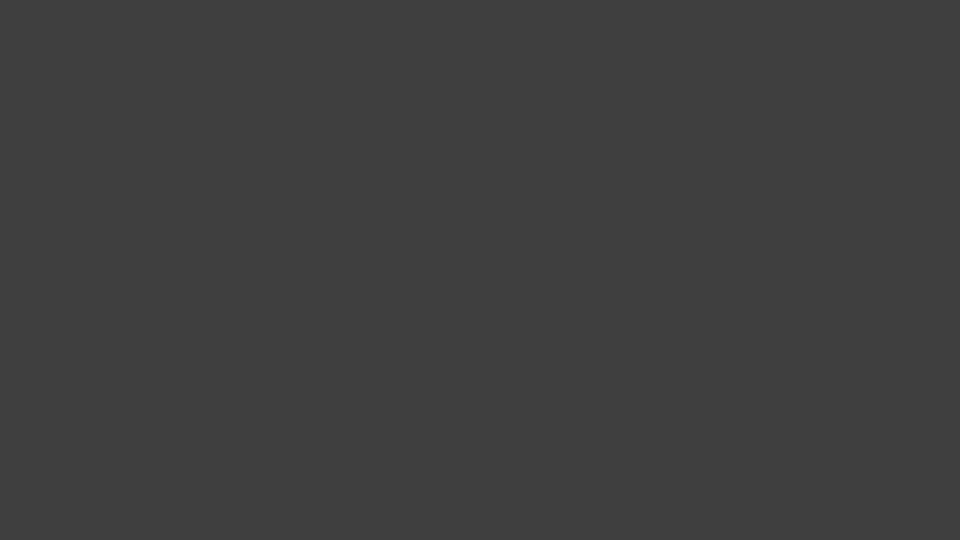
Frame 1 (no input)
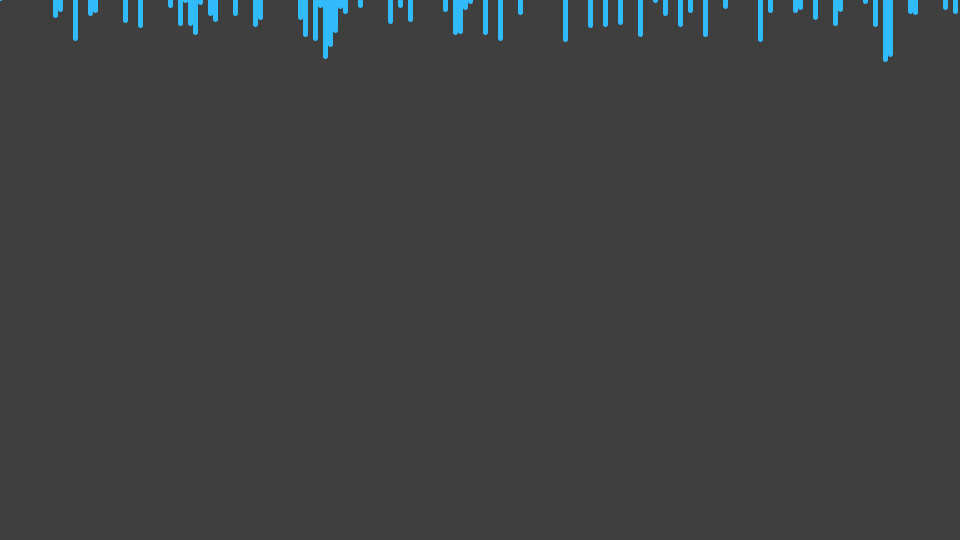
Frame 60 (the mouse pressed at the canvas centre just before this capture)
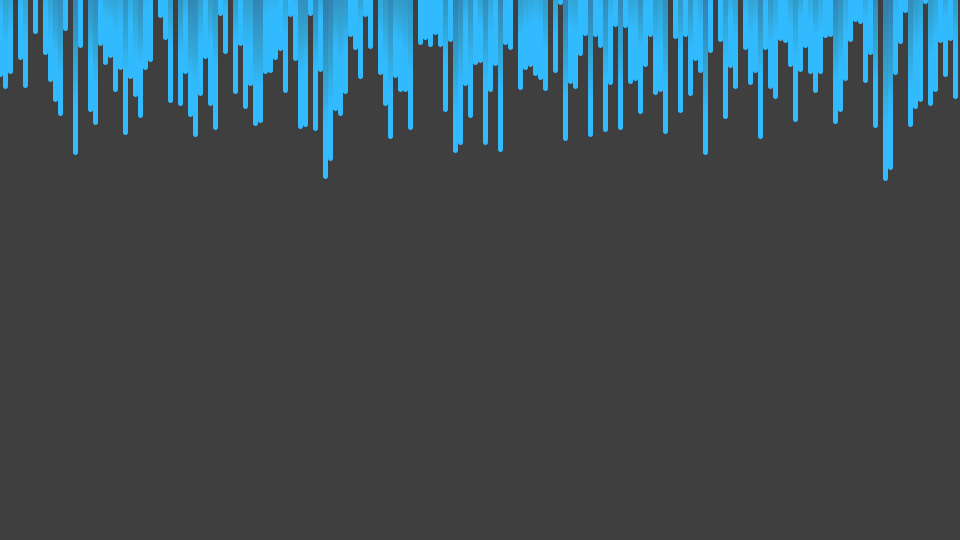
Frame 120 (the mouse held since frame 60 and released just before this capture)

The Processing sketch that drew these frames (run headless with seeded random() and noise(); from frame 60 on, the mouse is pressed at the canvas centre):

// Processing sketch: sketch_xxx_Rain
// ── sketch_xxx_Rain.pde
ArrayList<Rain> rains = new ArrayList<Rain>();
float grid = 5;
// setup関数 : 初回1度だけ実行される
void setup() {
  size(960, 540); // ウィンドウサイズを960px,540pxに
  colorMode(HSB, 360, 100, 100); // HSBでの色指定にする
  smooth(); // 描画を滑らかに
  for (float x = 0; x < width; x += grid) {
    float y = random(-200, -100);
    Rain r = new Rain(x, y);
    rains.add(r);
  }
  background(0, 0, 25);
}

// draw関数 : setup関数実行後繰り返し実行される
void draw() {
  noStroke();
  fill(0, 0, 25, 3);
  rect(0, 0, width, height);
  for (Rain r : rains) {
    r.update();
    r.draw();
  }
}

class Rain {
  float x, y;
  float speed;
  float len;
  Rain(float _x, float _y) {
    x = _x;
    y = _y;
    speed = random(1, 2);
    len = random(30, 60);
  }
  void update() {
    y += speed;
    if (y  > height) {
      y = random(-200, -100);
    }
  }
  void draw() {
    strokeWeight(grid);
    stroke(200, 80, 100);
    line(x, y, x, y+len);
  }
}
